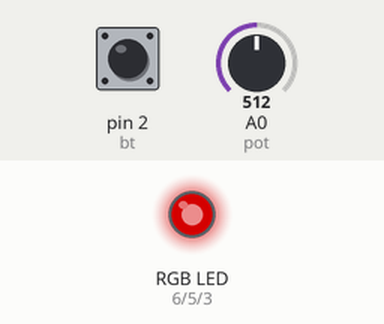
The sketch below on a simulated Arduino Uno, built with avr-gcc and run on an emulated ATmega328P. On the bench: an RGB LED mixed from three pins (HIGH = lit). Inputs (shaded band) come from the test bench; at power-on: A0 (pot) = 512, pin 2 (bt) LOW. Dim RGB values are drawn brighter than linear; what the sketch prints to the serial monitor is not drawn.

Above: at 1.2 s.
1.3 s: A0 (pot) set to 716
At 1.6 s:
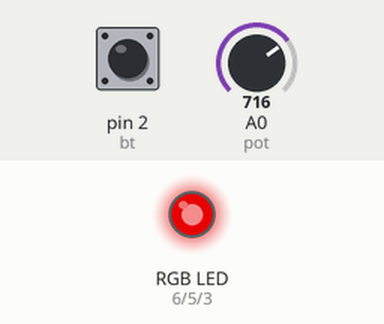
2.8 s: pin 2 (bt) driven HIGH
At 3.9 s:
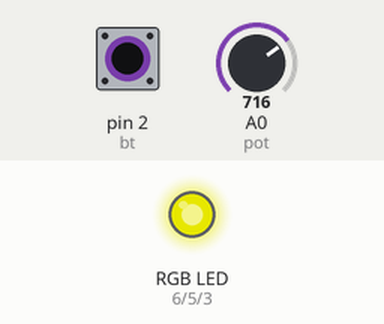
4.3 s: A0 (pot) set to 900
At 5.1 s:
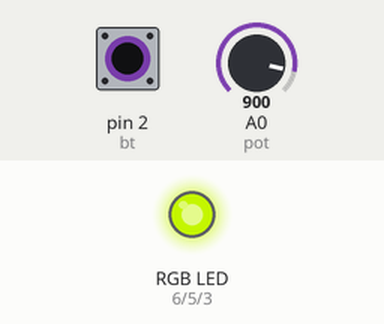
5.8 s: A0 (pot) set to 511
At 6.2 s:
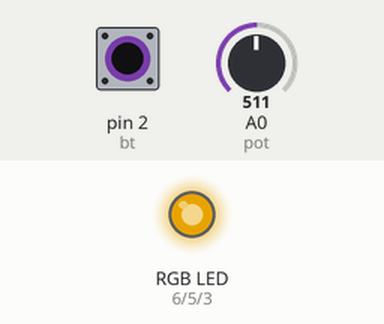
7.3 s: A0 (pot) set to 122
At 8.5 s:
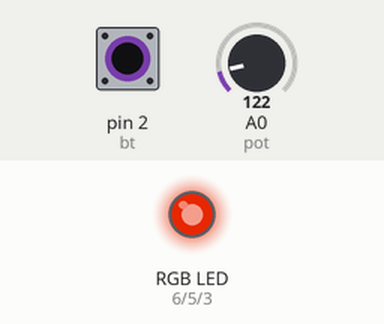
8.8 s: pin 2 (bt) pulsed LOW 2 times (0.12 s each, 0.3 s apart)
At 9.6 s:
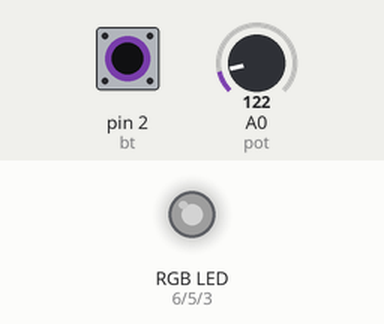
Timing chart, 0 to 11.8 s (numbered marks = the images above; inputs shaded):
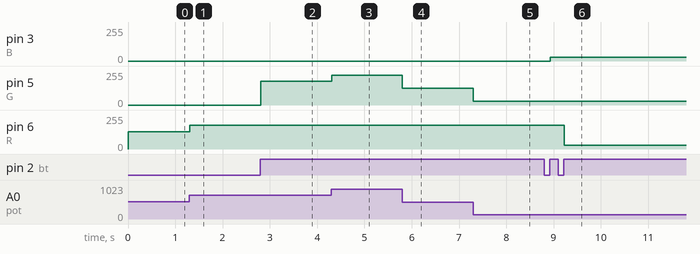

The sketch:

RGB_pot_bt.ino
```cpp
int R = 6;
int G = 5;
int B = 3;

int bt = 2;

int brillo;
int brilloR = 50;
int brilloG = 50;
int brilloB = 50;

int pulsador;
int pot = 0;
int color = 1;

bool pulsado = false;

void setup() {
// initialize digital pin LED_BUILTIN as an output.
  Serial.begin(9600);
  pinMode(B, OUTPUT);
  pinMode(G, OUTPUT);
  pinMode(R, OUTPUT);
  pinMode(bt, INPUT);
}

void loop() {
 brillo = analogRead(pot) / 4;

 pulsador = digitalRead(bt);

 if(pulsador == 1 && pulsado == false){
  switch (color) {
  case 1:
    color++;
    pulsado=true;
    break;
  case 2:
    color++;
    pulsado=true;
    break;
   case 3:
    color=1;
    pulsado=true;
    break;
  default:
    // statements
    break;
  }

 }

Serial.println(color);
if(pulsador==0){
    pulsado=false;
}

 if(color == 1){
   //red
   brilloR = brillo;
   analogWrite(R, brilloR);
 }
 if(color == 2){
   //green
   brilloG = brillo;
   analogWrite(G, brilloG);
 }
 if(color == 3){
   //blue
   brilloB = brillo;
   analogWrite(B, brilloB);
 }


}
```

Measured:
- after the input at 1.3 s, pin 6 (R): 128/255 → 179/255 at once
- after the input at 2.8 s, pin 5 (G): 0/255 → 179/255 at once
- after the input at 4.3 s, pin 5 (G): 179/255 → 225/255 at once
- after the input at 5.8 s, pin 5 (G): 225/255 → 127/255 at once
- after the input at 7.3 s, pin 5 (G): 127/255 → 30/255 at once
- after the input at 8.8 s, pin 3 (B): 0/255 → 30/255 after 0.12 s; pin 6 (R): 179/255 → 30/255 after 0.42 s
